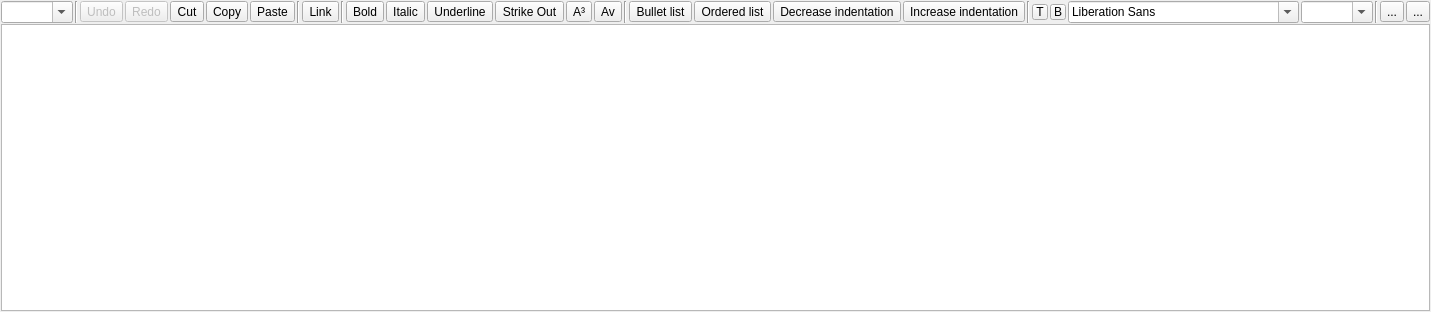
<?xml version="1.0" encoding="UTF-8"?>
<ui version="4.0">
 <class>MRichTextEdit</class>
 <widget class="QWidget" name="MRichTextEdit">
  <property name="geometry">
   <rect>
    <x>0</x>
    <y>0</y>
    <width>1055</width>
    <height>312</height>
   </rect>
  </property>
  <property name="focusPolicy">
   <enum>Qt::StrongFocus</enum>
  </property>
  <property name="windowTitle">
   <string notr="true"/>
  </property>
  <layout class="QVBoxLayout" name="verticalLayout">
   <property name="spacing">
    <number>1</number>
   </property>
   <property name="leftMargin">
    <number>1</number>
   </property>
   <property name="topMargin">
    <number>1</number>
   </property>
   <property name="rightMargin">
    <number>1</number>
   </property>
   <property name="bottomMargin">
    <number>1</number>
   </property>
   <item>
    <widget class="QWidget" name="f_toolbar" native="true">
     <layout class="QHBoxLayout" name="horizontalLayout">
      <property name="spacing">
       <number>2</number>
      </property>
      <property name="leftMargin">
       <number>0</number>
      </property>
      <property name="topMargin">
       <number>0</number>
      </property>
      <property name="rightMargin">
       <number>0</number>
      </property>
      <property name="bottomMargin">
       <number>0</number>
      </property>
      <item>
       <widget class="QComboBox" name="f_paragraph">
        <property name="focusPolicy">
         <enum>Qt::ClickFocus</enum>
        </property>
        <property name="toolTip">
         <string>Paragraph formatting</string>
        </property>
        <property name="editable">
         <bool>true</bool>
        </property>
       </widget>
      </item>
      <item>
       <widget class="Line" name="line_4">
        <property name="orientation">
         <enum>Qt::Vertical</enum>
        </property>
       </widget>
      </item>
      <item>
       <widget class="QToolButton" name="f_undo">
        <property name="enabled">
         <bool>false</bool>
        </property>
        <property name="focusPolicy">
         <enum>Qt::ClickFocus</enum>
        </property>
        <property name="toolTip">
         <string>Undo (CTRL+Z)</string>
        </property>
        <property name="text">
         <string>Undo</string>
        </property>
        <property name="icon">
         <iconset theme="edit-undo">
          <normaloff>.</normaloff>.</iconset>
        </property>
        <property name="iconSize">
         <size>
          <width>16</width>
          <height>16</height>
         </size>
        </property>
       </widget>
      </item>
      <item>
       <widget class="QToolButton" name="f_redo">
        <property name="enabled">
         <bool>false</bool>
        </property>
        <property name="focusPolicy">
         <enum>Qt::ClickFocus</enum>
        </property>
        <property name="toolTip">
         <string>Redo</string>
        </property>
        <property name="text">
         <string>Redo</string>
        </property>
        <property name="icon">
         <iconset theme="edit-redo">
          <normaloff>.</normaloff>.</iconset>
        </property>
        <property name="iconSize">
         <size>
          <width>16</width>
          <height>16</height>
         </size>
        </property>
       </widget>
      </item>
      <item>
       <widget class="QToolButton" name="f_cut">
        <property name="focusPolicy">
         <enum>Qt::ClickFocus</enum>
        </property>
        <property name="toolTip">
         <string>Cut (CTRL+X)</string>
        </property>
        <property name="text">
         <string>Cut</string>
        </property>
        <property name="icon">
         <iconset theme="edit-cut">
          <normaloff>.</normaloff>.</iconset>
        </property>
        <property name="iconSize">
         <size>
          <width>16</width>
          <height>16</height>
         </size>
        </property>
       </widget>
      </item>
      <item>
       <widget class="QToolButton" name="f_copy">
        <property name="focusPolicy">
         <enum>Qt::ClickFocus</enum>
        </property>
        <property name="toolTip">
         <string>Copy (CTRL+C)</string>
        </property>
        <property name="text">
         <string>Copy</string>
        </property>
        <property name="icon">
         <iconset theme="edit-copy">
          <normaloff>.</normaloff>.</iconset>
        </property>
        <property name="iconSize">
         <size>
          <width>16</width>
          <height>16</height>
         </size>
        </property>
       </widget>
      </item>
      <item>
       <widget class="QToolButton" name="f_paste">
        <property name="focusPolicy">
         <enum>Qt::ClickFocus</enum>
        </property>
        <property name="toolTip">
         <string>Paste (CTRL+V)</string>
        </property>
        <property name="text">
         <string>Paste</string>
        </property>
        <property name="icon">
         <iconset theme="edit-paste">
          <normaloff>.</normaloff>.</iconset>
        </property>
        <property name="iconSize">
         <size>
          <width>16</width>
          <height>16</height>
         </size>
        </property>
       </widget>
      </item>
      <item>
       <widget class="Line" name="line">
        <property name="orientation">
         <enum>Qt::Vertical</enum>
        </property>
       </widget>
      </item>
      <item>
       <widget class="QToolButton" name="f_link">
        <property name="focusPolicy">
         <enum>Qt::ClickFocus</enum>
        </property>
        <property name="toolTip">
         <string>Link (CTRL+L)</string>
        </property>
        <property name="text">
         <string>Link</string>
        </property>
        <property name="icon">
         <iconset theme="applications-internet">
          <normaloff>.</normaloff>.</iconset>
        </property>
        <property name="iconSize">
         <size>
          <width>16</width>
          <height>16</height>
         </size>
        </property>
        <property name="checkable">
         <bool>true</bool>
        </property>
       </widget>
      </item>
      <item>
       <widget class="Line" name="line_3">
        <property name="orientation">
         <enum>Qt::Vertical</enum>
        </property>
       </widget>
      </item>
      <item>
       <widget class="QToolButton" name="f_bold">
        <property name="focusPolicy">
         <enum>Qt::ClickFocus</enum>
        </property>
        <property name="toolTip">
         <string notr="true">Bold (CTRL+B)</string>
        </property>
        <property name="text">
         <string>Bold</string>
        </property>
        <property name="icon">
         <iconset theme="format-text-bold">
          <normaloff>.</normaloff>.</iconset>
        </property>
        <property name="iconSize">
         <size>
          <width>16</width>
          <height>16</height>
         </size>
        </property>
        <property name="checkable">
         <bool>true</bool>
        </property>
       </widget>
      </item>
      <item>
       <widget class="QToolButton" name="f_italic">
        <property name="focusPolicy">
         <enum>Qt::ClickFocus</enum>
        </property>
        <property name="toolTip">
         <string>Italic (CTRL+I)</string>
        </property>
        <property name="text">
         <string>Italic</string>
        </property>
        <property name="icon">
         <iconset theme="format-text-italic">
          <normaloff>.</normaloff>.</iconset>
        </property>
        <property name="iconSize">
         <size>
          <width>16</width>
          <height>16</height>
         </size>
        </property>
        <property name="checkable">
         <bool>true</bool>
        </property>
       </widget>
      </item>
      <item>
       <widget class="QToolButton" name="f_underline">
        <property name="focusPolicy">
         <enum>Qt::ClickFocus</enum>
        </property>
        <property name="toolTip">
         <string>Underline (CTRL+U)</string>
        </property>
        <property name="text">
         <string>Underline</string>
        </property>
        <property name="icon">
         <iconset theme="format-text-underline">
          <normaloff>.</normaloff>.</iconset>
        </property>
        <property name="iconSize">
         <size>
          <width>16</width>
          <height>16</height>
         </size>
        </property>
        <property name="checkable">
         <bool>true</bool>
        </property>
       </widget>
      </item>
      <item>
       <widget class="QToolButton" name="f_strikeout">
        <property name="text">
         <string>Strike Out</string>
        </property>
        <property name="icon">
         <iconset theme="format-text-strikethrough">
          <normaloff>.</normaloff>.</iconset>
        </property>
        <property name="checkable">
         <bool>true</bool>
        </property>
       </widget>
      </item>
      <item>
       <widget class="QToolButton" name="f_deep">
        <property name="text">
         <string>A³</string>
        </property>
        <property name="icon">
         <iconset resource="res/icons.qrc">
          <normaloff>:/icons/subscript.png</normaloff>:/icons/subscript.png</iconset>
        </property>
        <property name="checkable">
         <bool>true</bool>
        </property>
       </widget>
      </item>
      <item>
       <widget class="QToolButton" name="f_high">
        <property name="text">
         <string>Av</string>
        </property>
        <property name="icon">
         <iconset resource="res/icons.qrc">
          <normaloff>:/icons/superscript.png</normaloff>:/icons/superscript.png</iconset>
        </property>
        <property name="checkable">
         <bool>true</bool>
        </property>
       </widget>
      </item>
      <item>
       <widget class="Line" name="line_5">
        <property name="orientation">
         <enum>Qt::Vertical</enum>
        </property>
       </widget>
      </item>
      <item>
       <widget class="QToolButton" name="f_list_bullet">
        <property name="focusPolicy">
         <enum>Qt::ClickFocus</enum>
        </property>
        <property name="toolTip">
         <string>Bullet list (CTRL+-)</string>
        </property>
        <property name="text">
         <string>Bullet list</string>
        </property>
        <property name="icon">
         <iconset resource="res/icons.qrc">
          <normaloff>:/icons/bullet_list.png</normaloff>:/icons/bullet_list.png</iconset>
        </property>
        <property name="iconSize">
         <size>
          <width>16</width>
          <height>16</height>
         </size>
        </property>
        <property name="checkable">
         <bool>true</bool>
        </property>
       </widget>
      </item>
      <item>
       <widget class="QToolButton" name="f_list_ordered">
        <property name="focusPolicy">
         <enum>Qt::ClickFocus</enum>
        </property>
        <property name="toolTip">
         <string>Ordered list (CTRL+=)</string>
        </property>
        <property name="text">
         <string>Ordered list</string>
        </property>
        <property name="icon">
         <iconset resource="res/icons.qrc">
          <normaloff>:/icons/ordered_list.png</normaloff>:/icons/ordered_list.png</iconset>
        </property>
        <property name="iconSize">
         <size>
          <width>16</width>
          <height>16</height>
         </size>
        </property>
        <property name="checkable">
         <bool>true</bool>
        </property>
       </widget>
      </item>
      <item>
       <widget class="QToolButton" name="f_indent_dec">
        <property name="focusPolicy">
         <enum>Qt::ClickFocus</enum>
        </property>
        <property name="toolTip">
         <string>Decrease indentation (CTRL+,)</string>
        </property>
        <property name="text">
         <string>Decrease indentation</string>
        </property>
        <property name="icon">
         <iconset theme="format-indent-less">
          <normaloff>.</normaloff>.</iconset>
        </property>
        <property name="iconSize">
         <size>
          <width>16</width>
          <height>16</height>
         </size>
        </property>
       </widget>
      </item>
      <item>
       <widget class="QToolButton" name="f_indent_inc">
        <property name="focusPolicy">
         <enum>Qt::ClickFocus</enum>
        </property>
        <property name="toolTip">
         <string>Increase indentation (CTRL+.)</string>
        </property>
        <property name="text">
         <string>Increase indentation</string>
        </property>
        <property name="icon">
         <iconset theme="format-indent-more">
          <normaloff>.</normaloff>.</iconset>
        </property>
        <property name="iconSize">
         <size>
          <width>16</width>
          <height>16</height>
         </size>
        </property>
       </widget>
      </item>
      <item>
       <widget class="Line" name="line_2">
        <property name="orientation">
         <enum>Qt::Vertical</enum>
        </property>
       </widget>
      </item>
      <item>
       <widget class="QToolButton" name="f_fgcolor">
        <property name="minimumSize">
         <size>
          <width>16</width>
          <height>16</height>
         </size>
        </property>
        <property name="maximumSize">
         <size>
          <width>16</width>
          <height>16</height>
         </size>
        </property>
        <property name="focusPolicy">
         <enum>Qt::ClickFocus</enum>
        </property>
        <property name="toolTip">
         <string>Text foreground color</string>
        </property>
        <property name="text">
         <string notr="true">T</string>
        </property>
       </widget>
      </item>
      <item>
       <widget class="QToolButton" name="f_bgcolor">
        <property name="minimumSize">
         <size>
          <width>16</width>
          <height>16</height>
         </size>
        </property>
        <property name="maximumSize">
         <size>
          <width>16</width>
          <height>16</height>
         </size>
        </property>
        <property name="focusPolicy">
         <enum>Qt::ClickFocus</enum>
        </property>
        <property name="toolTip">
         <string>Text background color</string>
        </property>
        <property name="text">
         <string>B</string>
        </property>
        <property name="iconSize">
         <size>
          <width>16</width>
          <height>16</height>
         </size>
        </property>
       </widget>
      </item>
      <item>
       <widget class="QFontComboBox" name="f_fontComboBox"/>
      </item>
      <item>
       <widget class="QComboBox" name="f_fontsize">
        <property name="focusPolicy">
         <enum>Qt::ClickFocus</enum>
        </property>
        <property name="toolTip">
         <string>Font size</string>
        </property>
        <property name="editable">
         <bool>true</bool>
        </property>
       </widget>
      </item>
      <item>
       <widget class="Line" name="line_6">
        <property name="orientation">
         <enum>Qt::Vertical</enum>
        </property>
       </widget>
      </item>
      <item>
       <widget class="QToolButton" name="f_image">
        <property name="text">
         <string notr="true">...</string>
        </property>
       </widget>
      </item>
      <item>
       <spacer name="horizontalSpacer">
        <property name="orientation">
         <enum>Qt::Horizontal</enum>
        </property>
        <property name="sizeHint" stdset="0">
         <size>
          <width>40</width>
          <height>20</height>
         </size>
        </property>
       </spacer>
      </item>
      <item>
       <widget class="QToolButton" name="f_menu">
        <property name="text">
         <string>...</string>
        </property>
       </widget>
      </item>
     </layout>
     <zorder>f_paragraph</zorder>
     <zorder>line_4</zorder>
     <zorder>f_undo</zorder>
     <zorder>f_redo</zorder>
     <zorder>f_cut</zorder>
     <zorder>f_copy</zorder>
     <zorder>f_paste</zorder>
     <zorder>line</zorder>
     <zorder>f_link</zorder>
     <zorder>line_3</zorder>
     <zorder>f_italic</zorder>
     <zorder>f_underline</zorder>
     <zorder>line_2</zorder>
     <zorder>f_fontsize</zorder>
     <zorder>line_5</zorder>
     <zorder>f_list_bullet</zorder>
     <zorder>f_list_ordered</zorder>
     <zorder>f_indent_dec</zorder>
     <zorder>f_indent_inc</zorder>
     <zorder>f_bold</zorder>
     <zorder>f_bgcolor</zorder>
     <zorder>f_strikeout</zorder>
     <zorder>f_image</zorder>
     <zorder>line_6</zorder>
     <zorder>f_menu</zorder>
     <zorder>f_fgcolor</zorder>
     <zorder>f_deep</zorder>
     <zorder>f_high</zorder>
     <zorder>f_fontComboBox</zorder>
    </widget>
   </item>
   <item>
    <widget class="MTextEdit" name="f_textedit">
     <property name="autoFormatting">
      <set>QTextEdit::AutoNone</set>
     </property>
     <property name="tabChangesFocus">
      <bool>true</bool>
     </property>
    </widget>
   </item>
  </layout>
 </widget>
 <customwidgets>
  <customwidget>
   <class>MTextEdit</class>
   <extends>QTextEdit</extends>
   <header>mtextedit.h</header>
  </customwidget>
 </customwidgets>
 <tabstops>
  <tabstop>f_textedit</tabstop>
  <tabstop>f_strikeout</tabstop>
  <tabstop>f_image</tabstop>
  <tabstop>f_menu</tabstop>
 </tabstops>
 <resources>
  <include location="res/icons.qrc"/>
 </resources>
 <connections/>
</ui>
